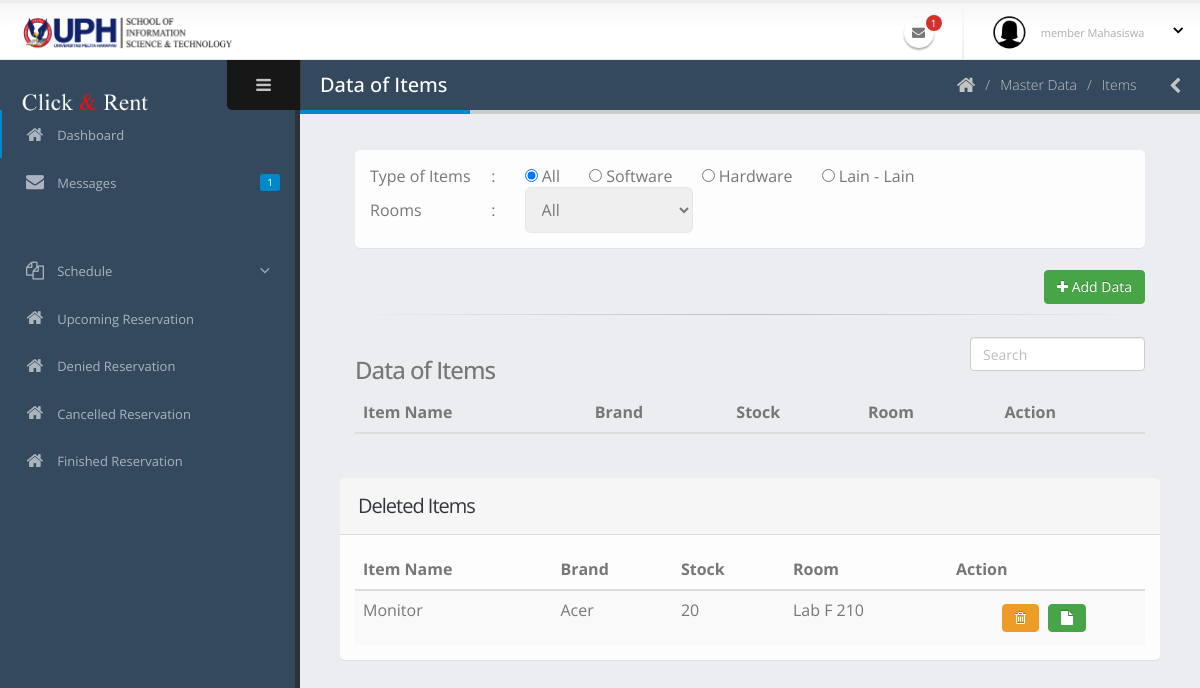
Page /admin/barang.php on the earlier database version.
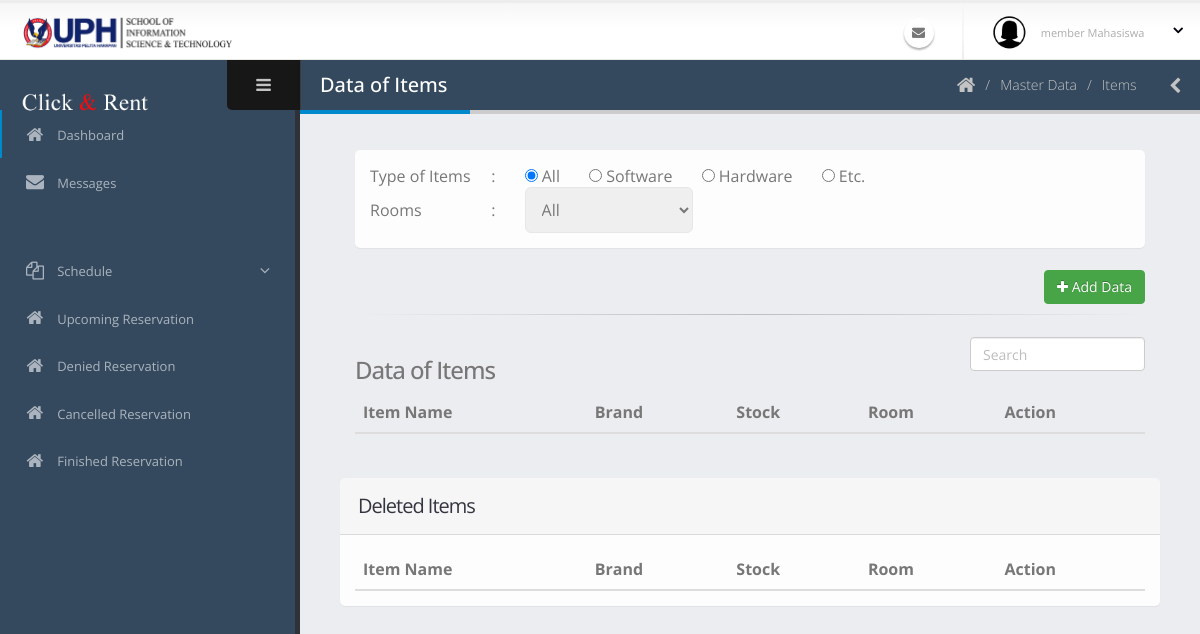
Same page on the later database version.
### tables this page shows
CREATE TABLE `jenis_barang` (
  `id_jenisBarang` int(11) NOT NULL,
  `nama_jenisBarang` varchar(60) NOT NULL
);

CREATE TABLE `barang` (
  `id_barang` varchar(40) NOT NULL COMMENT 'BR-0',
  `id_ruangan` varchar(40) NOT NULL,
  `id_jenisBarang` int(11) NOT NULL,
  `nama_barang` varchar(60) NOT NULL,
  `merek` text NOT NULL,
  `stok_barang` int(11) NOT NULL,
  `tanggal_beli` date NOT NULL,
  `user_add` varchar(40) NOT NULL,
  `waktu_add` datetime NOT NULL,
  `user_edit` varchar(40) NOT NULL,
  `waktu_edit` datetime NOT NULL,
  `user_delete` varchar(40) NOT NULL,
  `waktu_delete` datetime NOT NULL,
  `status_delete` int(11) NOT NULL
);

CREATE TABLE `ruangan` (
  `id_ruangan` varchar(40) NOT NULL COMMENT 'R-0',
  `nama_ruangan` varchar(60) NOT NULL,
  `jenis_ruangan` int(11) NOT NULL COMMENT '1:LABORATORY, 2: MEETING ROOM',
  `gedung_lantai` varchar(20) NOT NULL,
  `kapasitas` int(11) NOT NULL,
  `deskripsi` text NOT NULL,
  `user_add` varchar(40) NOT NULL,
  `waktu_add` datetime NOT NULL,
  `user_edit` varchar(40) NOT NULL,
  `waktu_edit` datetime NOT NULL,
  `user_delete` varchar(40) NOT NULL,
  `waktu_delete` datetime NOT NULL,
  `status_delete` int(11) NOT NULL
);

### session.php (called while the page is built, shortened)
<?php
$email = $_SESSION['email'];
$password =$_SESSION['password'];
$id = $_SESSION['id'];
?>

### admin/barang.php (the view, shortened to what the changed rows need)
<?php include('../session.php')?>
<?php include('../koneksi.php'); ?>
<?php include('req/head.php');?>
<?php include('req/header.php');?>
<?php include('req/leftbar.php');?>
	<section role="main" class="content-body">
		<header class="page-header">
			<h2>Data of Items</h2>
		</header>
<div class="container-fluid">
<div class="panel-body">
<table>
<tr>
<td>Type of Items&nbsp; &nbsp; &nbsp;</td>
		<td>: &nbsp; &nbsp; &nbsp;
		<input type="radio" value="semua" name="jenisbarang" checked onclick="cekBarang()"> All &nbsp; &nbsp; &nbsp;
		<?php
		$jb = mysqli_query($koneksi, "SELECT * FROM jenis_barang");
		while($djb = mysqli_fetch_array($jb)){
		?>
		<input type="radio" value="<?php echo $djb['id_jenisBarang'] ?>"  onclick="cekBarang()" name="jenisbarang"> <?php echo $djb['nama_jenisBarang'] ?> &nbsp; &nbsp; &nbsp;
		<?php } ?>
		</td>
</tr>
</table>
</div>
<br>
	<?php include('barang/modalTambah.php');?>
	<br>
	<div class="table-responsive">
	<table class="table table-striped mb-none">
		<thead>
			<tr>
				<th>Item Name</th>
				<th>Brand</th>
				<th>Stock</th>
				<th>Room</th>
				<th>Action</th>
			</tr>
		</thead>
	</table>
	</div>
</div>
<br>
<br>
<section class="panel">
	<header class="panel-heading">
		<h2 class="panel-title">Deleted Items</h2>
	</header>
	<div class="panel-body">
		<table class="table table-striped mb-none">
			<thead>
				<tr>
					<th>Item Name</th>
					<th>Brand</th>
					<th>Stock</th>
					<th>Room</th>
					<th>Action</th>
				</tr>
			</thead>
			<tbody>
			<?php
			$query = mysqli_query($koneksi, "SELECT * from barang join ruangan on ruangan.id_ruangan = barang.id_ruangan WHERE barang.status_delete='1'");
			while($data=mysqli_fetch_array($query)){
			?>
				<tr>
				<td> <?php echo $data['nama_barang'] ?></td>
				<td> <?php echo $data['merek'] ?></td>
				<td> <?php echo $data['stok_barang'] ?></td>
				<td> <?php echo $data['nama_ruangan'] ?></td>
				<td class="text-center">
					<a class="modal-sizes btn btn-warning mb-xs mt-xs mr-xs btn" data-toggle="tooltip" data-placement="top" title="Restore" href="#restore<?php echo $data["id_barang"]?>"><i class="fa fa-trash-o"></i></a>
					<a class="btn mb-xs mt-xs mr-xs btn btn-success"data-toggle="tooltip" data-placement="top" title="Log" href="barangLog.php?id=<?php echo $data['id_barang'];?>"><i class='fa fa-file'></i></a>
				</td>
            </tr>
			<?php } ?>
			</tbody>
		</table>
	</div>
</section>
<?php include('req/endtitle.php');?>
<?php include('req/script.php');?>

### admin/req/header.php (shortened to what the changed rows need)
<section class="body">
	<header class="header">
		<div class="header-right">
			<ul class="notifications">
				<li>
					<a href="#" class="dropdown-toggle notification-icon" data-toggle="dropdown">
						<i class="fa fa-envelope"></i>
						<?php
						$ceknotifmail = mysqli_query($koneksi, "SELECT count(pesan_detail.id_pesanDetail) FROM pesan_detail WHERE pesan_detail.id_penggunaKe ='$id' AND status_pesan='0'");
						$datamail = mysqli_fetch_array($ceknotifmail);
						$jumlah = $datamail['count(pesan_detail.id_pesanDetail)'];
						if($jumlah!=0){
							?>
						<span class="badge"><?php echo
					$jumlah?></span>
						<?php } ?>
					</a>
				</li>
			</ul>
		</div>
	</header>

### admin/req/leftbar.php (shortened to what the changed rows need)
<div class="inner-wrapper">
	<aside id="sidebar-left" class="sidebar-left">
		<div class="nano">
			<div class="nano-content">
				<nav id="menu" class="nav-main" role="navigation">
					<?php
					$query = "SELECT * FROM pengguna WHERE status_delete ='0' AND email='$email' AND kata_sandi='$password'";
					$eksekusi = mysqli_query($koneksi, $query);
					$data = mysqli_fetch_array($eksekusi);
					if($data['status_pengguna']==1){
					?>
					<ul class="nav nav-main">
						<li>
							<a href="index.php">
								<i class="fa fa-home" aria-hidden="true"></i>
								<span>Dashboard</span>
							</a>
						</li>
                        <script type="text/javascript" src="//w.24timezones.com/l.js" async></script>
						<li>
						<a href="pesan.php">
							<?php
							$ceknotifmail = mysqli_query($koneksi, "SELECT count(pesan_detail.id_pesanDetail) FROM pesan_detail WHERE pesan_detail.id_penggunaKe ='$id' AND status_pesan='0'");
							$datamail = mysqli_fetch_array($ceknotifmail);
							$jumlah = $datamail['count(pesan_detail.id_pesanDetail)'];
							if($jumlah!=0){
?>
							<span class="pull-right label label-primary"><?php echo
							$jumlah?></span>
							<?php } ?>
							<i class="fa fa-envelope" aria-hidden="true"></i>
							<span>Messages</span>
						</a>
						</li>
						<li>
						<a href="contactMessage.php">
							<?php
							$ceknotifmail = mysqli_query($koneksi, "SELECT count(id_contact) FROM contact WHERE status_pesan='0'");
							$datamail = mysqli_fetch_array($ceknotifmail);
							$jumlah = $datamail['count(id_contact)'];
							if($jumlah!=0){
?>
							<span class="pull-right label label-primary"><?php echo
							$jumlah?></span>
							<?php } ?>
							<i class="fa fa-envelope" aria-hidden="true"></i>
							<span>Contact Messages</span>
						</a>
						</li>
						<li class="nav-parent">
							<a>
								<i class="fa fa-copy" aria-hidden="true"></i>
								<span>Master Data</span>
							</a>
							<ul class="nav nav-children">
								<li>
									<a href="pengguna.php">
										 Users
									</a>
								</li>
								<li>
									<a href="mahasiswa.php">
										 Students
									</a>
								</li>
								<li>
									<a href="prodi.php">
										 Major
									</a>
								</li>
                                <li>
									<a href="fakultas.php">
										 Faculty
									</a>
								</li>
								<li>
									<a href="ruangan.php">
										 Rooms
									</a>
								</li>
								<li>
									<a href="barang.php">
										 Items
									</a>
								</li>
								<li>
									<a href="">
										 Event Category
									</a>
								</li>
							</ul>
						</li>
						<li>
							<a href="memberPending.php">
								<i class="fa fa-home" aria-hidden="true"></i>
								<span>New Member Pending</span>
								<?php
								$ceknotifmail = mysqli_query($koneksi, "SELECT count(pengguna.id_pengguna) FROM pengguna WHERE status_daftar= '1'");
								$datamail = mysqli_fetch_array($ceknotifmail);
								$jumlah = $datamail['count(pengguna.id_pengguna)'];
								if($jumlah!=0){
									?>
									   &nbsp;&nbsp;&nbsp;<span class="badge"><?php echo $jumlah?></span>
									<?php } ?>
							</a>
						</li>
						<hr class="separator" />
						<li class="nav-parent">
							<a>
								<i class="fa fa-copy" aria-hidden="true"></i>
								<span>Schedule</span>
							</a>
							<ul class="nav nav-children">
								<li>
									<a href="jadwalLab.php">
										 Laboratory
									</a>
								</li>
								<li>
									<a href="jadwalMeeting.php">
										 Meeting Room
									</a>
								</li>
							</ul>
						</li>
						<li class="nav-parent">
							<a>
								<i class="fa fa-copy" aria-hidden="true"> </i>
								<span>Pending Reservation </span>
								<?php
								$ceknotifmail = mysqli_query($koneksi, "SELECT count(peminjaman.id_peminjaman) FROM peminjaman WHERE peminjaman.status_peminjaman ='0'");
								$datamail = mysqli_fetch_array($ceknotifmail);
								$jumlah = $datamail['count(peminjaman.id_peminjaman)'];
								if($jumlah!=0){
									?>
									   &nbsp;&nbsp;&nbsp;<span class="badge"><?php echo $jumlah?></span>
									<?php } ?>
							</a>
							<ul class="nav nav-children">
								<li>
									<a href="pendingLab.php">
										 Laboratory
										 <?php
								$ceknotifmail = mysqli_query($koneksi, "SELECT count(peminjaman.id_peminjaman) FROM peminjaman join ruangan on ruangan.id_ruangan = peminjaman.id_ruangan WHERE jenis_ruangan= '1' AND (peminjaman.status_peminjaman ='0' or peminjaman.status_peminjaman='5')");
								$datamail = mysqli_fetch_array($ceknotifmail);
								$jumlah = $datamail['count(peminjaman.id_peminjaman)'];
								if($jumlah!=0){
									?>
									   &nbsp;&nbsp;&nbsp;<span class="badge"><?php echo $jumlah?></span>
									<?php } ?>
									</a>
								</li>
								<li>
									<a href="pendingMeeting.php">
										 Meeting Room
										 <?php
								$ceknotifmail = mysqli_query($koneksi, "SELECT count(peminjaman.id_peminjaman) FROM peminjaman join ruangan on ruangan.id_ruangan = peminjaman.id_ruangan WHERE jenis_ruangan= '2' AND (peminjaman.status_peminjaman ='0' or peminjaman.status_peminjaman='5')");
								$datamail = mysqli_fetch_array($ceknotifmail);
								$jumlah = $datamail['count(peminjaman.id_peminjaman)'];
								if($jumlah!=0){
									?>
									   &nbsp;&nbsp;&nbsp;<span class="badge"><?php echo $jumlah?></span>
									<?php } ?>
									</a>
								</li>
							</ul>
						</li>
						<li class="nav-parent">
							<a>
								<i class="fa fa-copy" aria-hidden="true"></i>
								<span>Reservation</span>
							</a>
							<ul class="nav nav-children">
								<li>
									<a href="peminjamanAdminLab.php">
                                        Laboratory
									</a>
								</li>
								<li>
									<a href="peminjamanAdminMeeting.php">
										 Meeting Room
									</a>
								</li>
							</ul>
						</li>
						<li class="nav-parent">
							<a>
								<i class="fa fa-copy" aria-hidden="true"></i>
								<span>Finished Reservation</span>
							</a>
							<ul class="nav nav-children">
								<li>
									<a href="peminjamanAdminSelesaiLab.php">
                                        Laboratory
									</a>
								</li>
								<li>
									<a href="peminjamanAdminSelesaiMeet.php">
										 Meeting Room
									</a>
								</li>
							</ul>
						</li>
						<li>
							<a href="logPeminjaman.php">
								<i class="fa fa-home" aria-hidden="true"></i>
								<span>Reservation Log</span>
							</a>
						</li>
                        <hr class="separator">
                        <li>
							<a href="peminjamanMemberAkanDatang.php">
								<i class="fa fa-home" aria-hidden="true"></i>
								<span>Upcoming Reservation</span>
							</a>
						</li>
						<li>
							<a href="peminjamanMemberDitolak.php">
								<i class="fa fa-home" aria-hidden="true"></i>
								<span>Denied Reservation</span>
							</a>
						</li>
						<li>
							<a href="peminjamanMemberDibatalkan.php">
								<i class=" fa fa-times-circle-o" aria-hidden="true"></i>
								<span>Cancelled Reservation</span>
							</a>
						</li>
						<li>
							<a href="peminjamanMemberSelesai.php">
								<i class=" fa fa-check-circle-o" aria-hidden="true"></i>
								<span>Finished Reservation</span>
							</a>
						</li>
					</ul>
					<?php }else{  ?>
					<ul class="nav nav-main">
						<li>
						<a href="pesan.php">
							<?php
							$ceknotifmail = mysqli_query($koneksi, "SELECT count(pesan_detail.id_pesanDetail) FROM pesan_detail WHERE pesan_detail.id_penggunaKe ='$id' AND status_pesan='0'");
							$datamail = mysqli_fetch_array($ceknotifmail);
							$jumlah = $datamail['count(pesan_detail.id_pesanDetail)'];
							if($jumlah!=0){
?>
							<span class="pull-right label label-primary"><?php echo
							$jumlah?></span>
							<?php } ?>
							<i class="fa fa-envelope" aria-hidden="true"></i>
							<span>Messages</span>
						</a>
						</li>
					</ul>
					<?php } ?>
				</nav>
			</div>
		</div>
	</aside>

Differences in the rows shown:
no longer on this page (row edited): barang: nama_barang "Monitor", merek "Acer", stok_barang "20", id_ruangan.nama_ruangan "Lab F 210"
changed jenis_barang: nama_jenisBarang "Lain - Lain" → "Etc."
Other differences:
$jumlah: "1" → (not shown)
